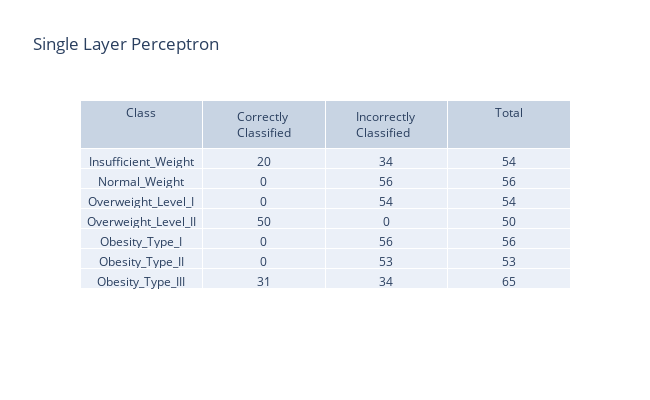

Notebook code cell kept with this figure:
### Markdown cell above
### Single Layer Perceptron

### Code cell
clf = Perceptron(random_state=42)
clf.fit(xTrain, yTrain)
yPred = clf.predict(xTest)


cv_score = np.array(cross_val_score(clf, xTrain,yTrain, cv=10)).mean()
cf_matrix = confusion_matrix(yTest,yPred)
metrics = precision_recall_fscore_support(yTest,yPred,average="weighted", zero_division=1)
precision,recall,f1=metrics[0],metrics[1],metrics[2]
accuracy = accuracy_score(yTest,yPred)
print(f"Cross Validation Score: {cv_score}\nPrecision Score: {precision}\nRecall Score: {recall}\nF1 score: {f1}\nAccuracy: {accuracy}")

sns.heatmap(pd.DataFrame(cf_matrix, labels, labels), annot=True, annot_kws={"size": 14},cmap = 'coolwarm') # font size
plt.title("Confusion Matrix (Multinomial Naive Bayes)",loc='left', fontweight='bold',  style='italic')
plt.show()


interpret_confusion_matrix(confusion_matrix(yTest,yPred), "Single Layer Perceptron", labels)

### Figure 1 — Plotly figure (JSON) as saved in the notebook; plotly's stock layout.template omitted (floating-point values rounded to 4 significant figures)
{"data": [{"cells": {"values": [["Insufficient_Weight", "Normal_Weight", "Overweight_Level_I", "Overweight_Level_II", "Obesity_Type_I", "Obesity_Type_II", "Obesity_Type_III"], [20, 0, 0, 50, 0, 0, 31], [34, 56, 54, 0, 56, 53, 34], [54, 56, 54, 50, 56, 53, 65]]}, "columnwidth": 5, "header": {"values": ["Class", "Correctly Classified", "Incorrectly Classified", "Total"]}, "type": "table"}], "layout": {"height": 400, "title": {"text": "Single Layer Perceptron"}, "width": 650}}
